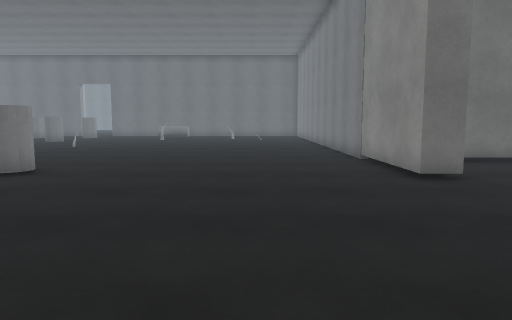
view 1 (above)

22 first-person views from a walk through a 3-D level made in the Unity game engine. The camera is 1.2 m above the floor, tilts 6° down and sees 70° across. The floor is counted in squares, 1 m on a side. Each view is taken from the middle of a square. On the plan, view 1 faces up. The plan holds only what a view shows up to about 15 squares ahead; the rest is blank. The place goes on beyond the plan. The player is left out. Some surface patterns are stand-ins.

view 2
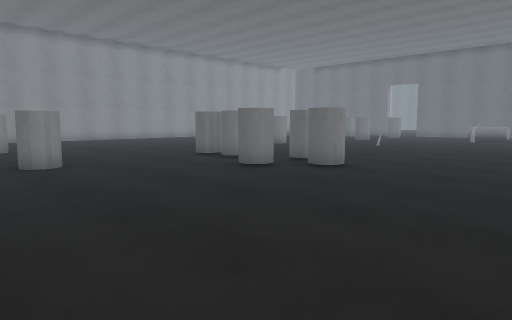

view 3
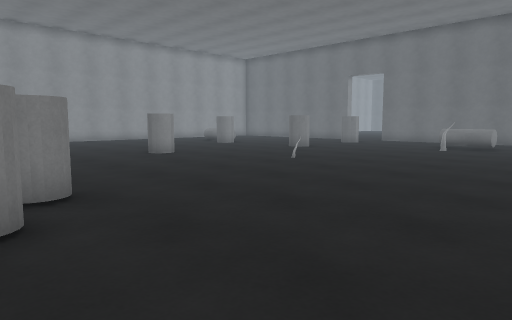

view 4
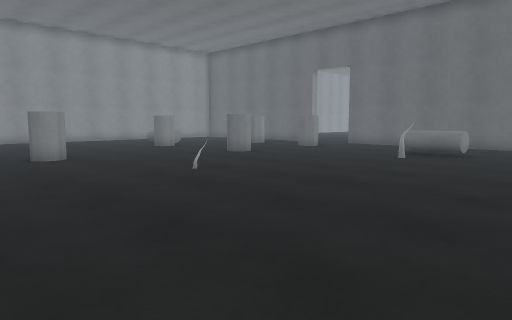

view 5
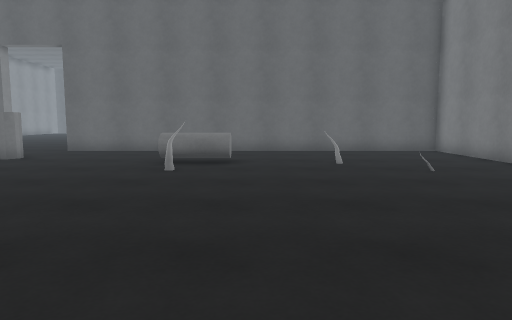

view 6
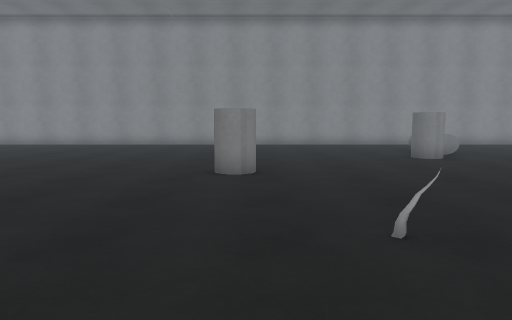

view 7
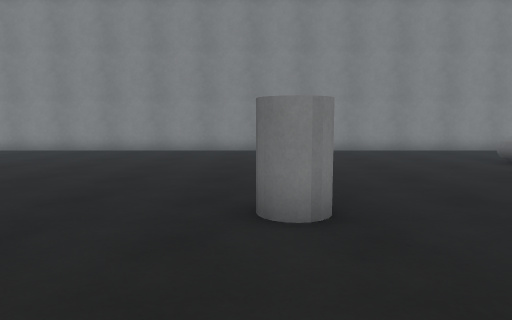

view 8
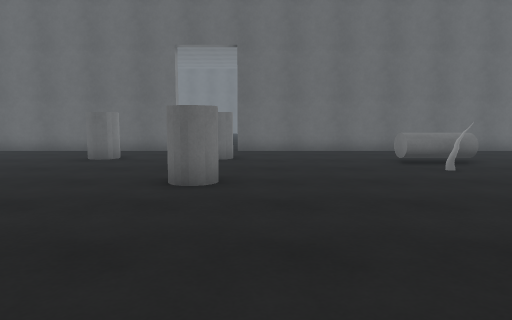

view 9
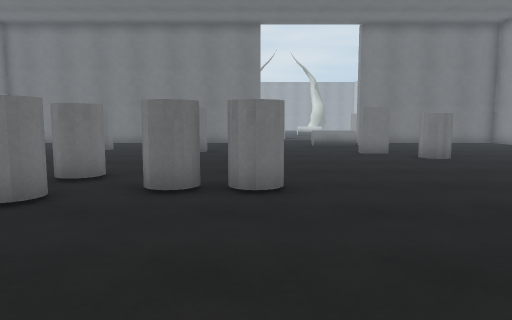

view 10
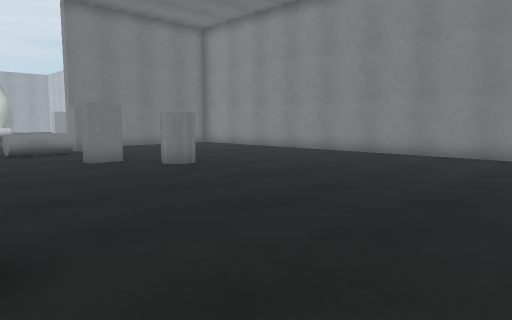

view 11
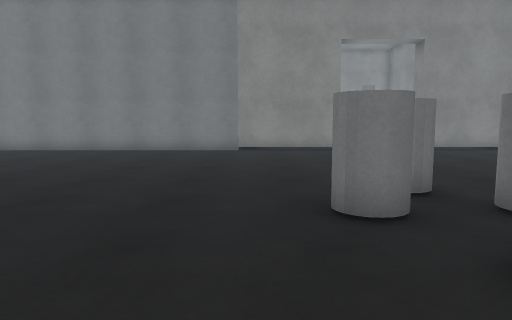

view 12
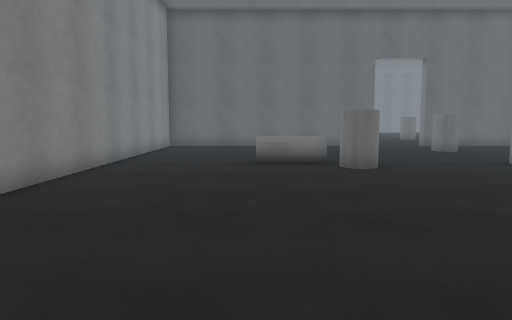

view 13
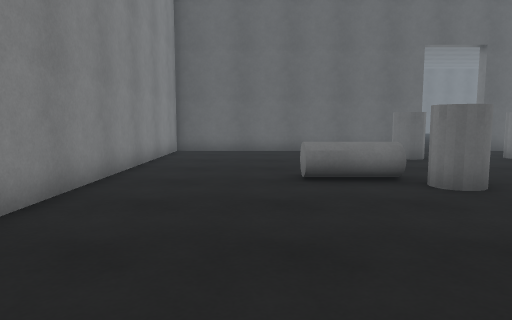

view 14
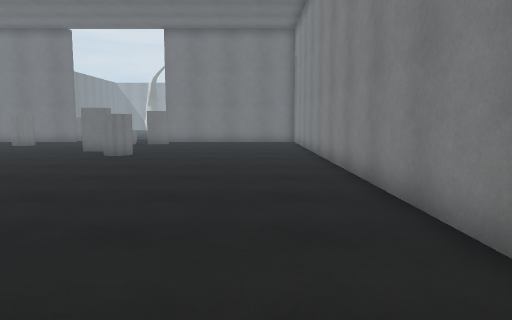

view 15
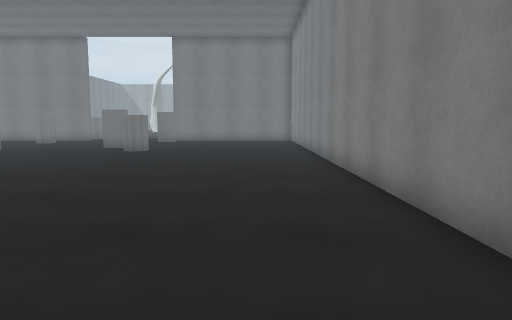

view 16
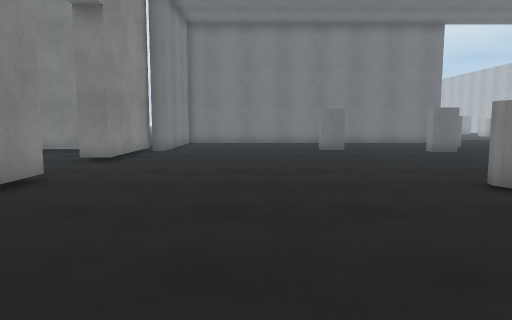

view 17
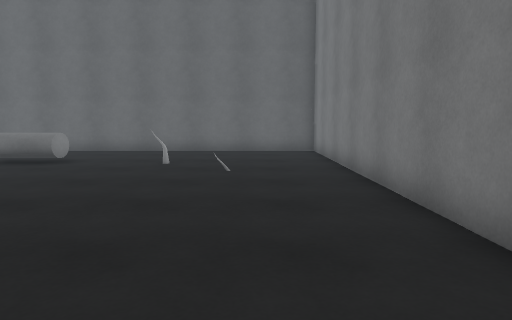

view 18
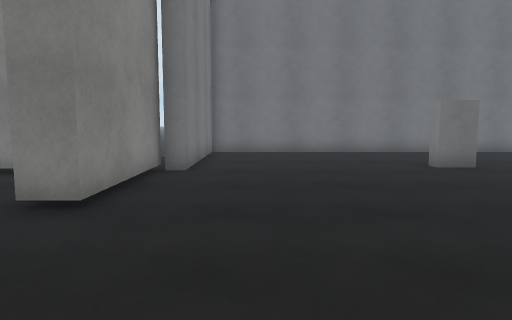

view 19
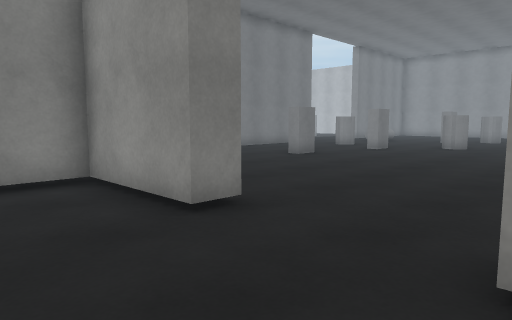

view 20
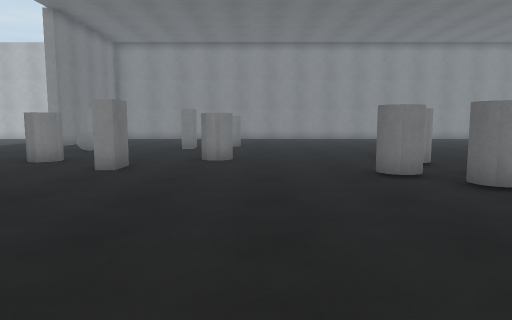

view 21
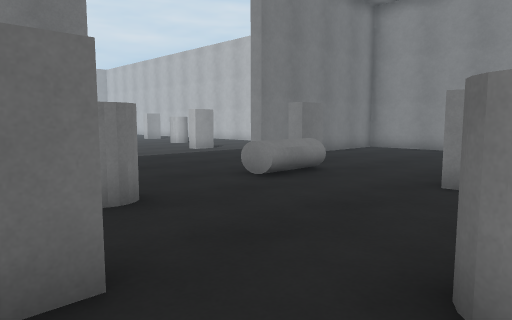

view 22
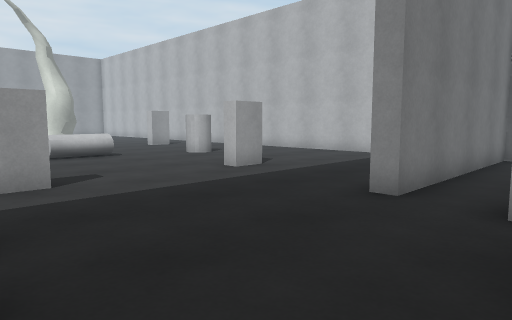

### Floor plan
Key: @ floor where view 1 was taken; # wall or solid block; . floor; H house; C cylinder; S spikes; O other object.
Columns run from 24 left of view 1 to 7 right of it. Each row starts with its distance up from view 1.
 30 ###########..###############
 29 #..........................#
 28 #..........................#
 27 #.......O...O..............#
 26 #.................CC..O....#
 25 #..........................#
 24 #.................S........#
 23 #...CCC....................#
 22 #......O....O..............#
 21 #......O...................#
 20 #..........................#
 19 #..........................#
 18 #..............S...........#
 17  ..........................
 16  .........O................
 15 #.........OO...............#
 14 #..........................#
 13 #..........................#
 12 #..........................#
 11 #..........................HH HH
 10 #................O..........H ..
  9 #............OOO.OO.........H..
  8 #............OOO..OO........H...
  7 #................O............
  6 #..............................
  5 #..............................
  4 #...........................H..
  3 #......O.....OO.............H..
  2 #......O.....O..............H...
  1 #........#..................H...
  0    .............#.......@..# HHH
 -1    .................#......#.
 -2  .............O............#.
 -3  ........CC...O............#.
 -4   .....#.......... ........#.
 -5 #............  ..  ........#
 -6 ########.....  #############
 -7      ........
 -8    ..........
 -9  ............
-10 #............
-11 #.....#.....#
-12  ...........
-13   .........
-14     .......
-15     OO.....
-16      ...CC

Positions as (right, up) in squares from view 1, and headings:
1: (0, 0), facing up
2: (0, 0), facing up-left
3: (-1, 8), facing up-left
4: (-1, 12), facing up-left
5: (-4, 15), facing up
6: (-5, 16), facing left
7: (-9, 15), facing left
8: (-11, 15), facing up
9: (-11, 15), facing down
10: (-11, 12), facing down-left
11: (-12, 11), facing right
12: (-20, 12), facing up
13: (-21, 15), facing up
14: (-22, 16), facing down
15: (-22, 18), facing down
16: (-1, 15), facing down
17: (1, 15), facing up
18: (1, 9), facing down
19: (7, 8), facing down-left
20: (1, 4), facing left
21: (-8, 3), facing down-left
22: (-11, -3), facing down-left
